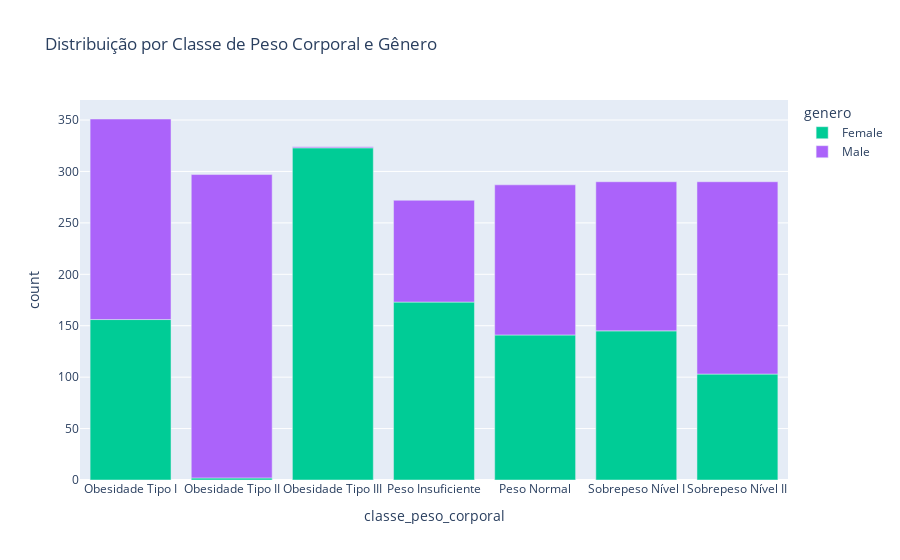

The notebook cell this image was saved under:
### Code cell
#Verificando a distribuição por classe de peso corporal
distribuicao_classe = df_silver.groupby(['classe_peso_corporal', 'genero']).size().reset_index(name='count')
fig = px.bar(
    distribuicao_classe,
    x='classe_peso_corporal',
    y='count',
    color='genero',
    title='Distribuição por Classe de Peso Corporal e Gênero',
    color_discrete_map={'Feminino': cor_feminino, 'Masculino': cor_masculino}
)

fig.show()

### Figure 1 — Plotly figure (JSON) as saved in the notebook; plotly's stock layout.template omitted (floating-point values rounded to 4 significant figures)
{"data": [{"hovertemplate": "genero=Female<br>classe_peso_corporal=%{x}<br>count=%{y}<extra></extra>", "legendgroup": "Female", "marker": {"color": "#00cc96", "pattern": {"shape": ""}}, "name": "Female", "orientation": "v", "showlegend": true, "textposition": "auto", "type": "bar", "x": ["Obesidade Tipo I", "Obesidade Tipo II", "Obesidade Tipo III", "Peso Insuficiente", "Peso Normal", "Sobrepeso Nível I", "Sobrepeso Nível II"], "xaxis": "x", "y": [156, 2, 323, 173, 141, 145, 103], "yaxis": "y"}, {"hovertemplate": "genero=Male<br>classe_peso_corporal=%{x}<br>count=%{y}<extra></extra>", "legendgroup": "Male", "marker": {"color": "#ab63fa", "pattern": {"shape": ""}}, "name": "Male", "orientation": "v", "showlegend": true, "textposition": "auto", "type": "bar", "x": ["Obesidade Tipo I", "Obesidade Tipo II", "Obesidade Tipo III", "Peso Insuficiente", "Peso Normal", "Sobrepeso Nível I", "Sobrepeso Nível II"], "xaxis": "x", "y": [195, 295, 1, 99, 146, 145, 187], "yaxis": "y"}], "layout": {"barmode": "relative", "legend": {"title": {"text": "genero"}, "tracegroupgap": 0}, "title": {"text": "Distribuição por Classe de Peso Corporal e Gênero"}, "xaxis": {"anchor": "y", "domain": [0, 1], "title": {"text": "classe_peso_corporal"}}, "yaxis": {"anchor": "x", "domain": [0, 1], "title": {"text": "count"}}}}
